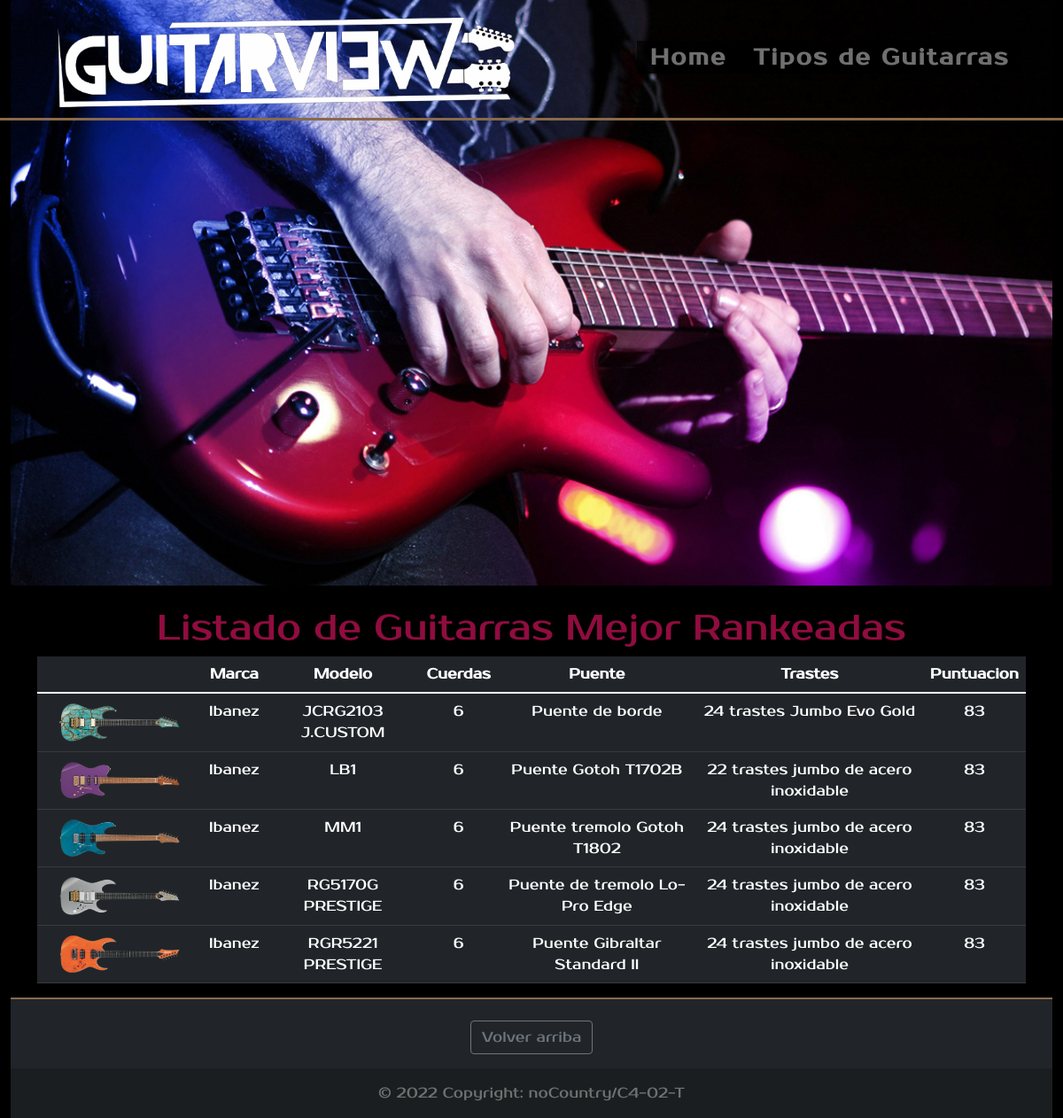
The page / on the database its author committed.
### tables this page shows
CREATE TABLE `guitarras` (
  `id` int(11) NOT NULL,
  `marca` varchar(40) NOT NULL,
  `modelo` varchar(200) NOT NULL,
  `cuerdas` int(11) NOT NULL,
  `puente` varchar(100) NOT NULL,
  `trastes` varchar(200) NOT NULL,
  `escala` int(11) NOT NULL,
  `puntuacion` int(11) NOT NULL,
  `imagen` varchar(200) NOT NULL
);

### index.php (the view, shortened to what this page needs)
<?php
require_once "conexion.php";
?>
<!doctype html>
<html lang="es">
  <head>
    <link href="css/bootstrap.min.css" rel="stylesheet">
    <link href="css/style.css" type="text/css" rel="stylesheet">
  </head>
  <body>
  <div class="container-fluid">
            <header class="borde_nav">
              <a href="index.php"><img src="img/guitarview_SF.png" alt="logo" width="550px"></a>
              <nav>
                <ul>
                  <li><a href="index.php">Home</a></li>
                  <li><a href="caracteristicas.php">Tipos de Guitarras</a></li>
                </ul>
              </nav>
            </header>
    <img src="img/cabecera.jpg" class="img-fluid rounded mx-auto d-block" alt="portada" width="100%">
    <div class="container-fluid col col-12 col-md-12 text-center">
        <div class="container">
          <br><h1 style="color: #900C3F;">Listado de Guitarras Mejor Rankeadas</h1>
          <table class="table table-dark">
            <thead>
              <tr>
                <th scope="col-"></th>
                <th scope="col">Marca</th>
                <th scope="col">Modelo</th>
                <th scope="col">Cuerdas</th>
                <th scope="col">Puente</th>
                <th scope="col">Trastes</th>
                <th scope="col">Puntuacion</th>
              </tr>
            </thead>
            <tbody>
              <?php
                $query = mysqli_query($conn,"CALL top_5();");
                $result = mysqli_num_rows($query);
                if($result > 0)
                {
                  while($datos = mysqli_fetch_array($query))
                  {
                    $foto = 'img/img_guitarras/'.$datos['imagen'];
                  ?>
                  <tr >
                    <td class="col col-2">
                      <div class="container-fluid">
                        <img src="<?php echo $foto; ?>" class="col col-12" alt="">
                      </div>
                    </td>
                    <td><?php echo $datos['marca']; ?></td>
                    <td><?php echo $datos['modelo']; ?></td>
                    <td><?php echo $datos['cuerdas']; ?></td>
                    <td><?php echo $datos['puente']; ?></td>
                    <td><?php echo $datos['trastes']; ?></td>
                    <td><?php echo $datos['puntuacion']; ?></td>
                  </tr>
                  <?php
                  }
                }  ?>
            </tbody>
          </table>
        </div>
    </div>
    <footer class="bg-dark text-center text-white borde_footer">
    <div class="container p-4 pb-0">
      <section class="">
        <a href="#inicio">
          <p class="d-flex justify-content-center align-items-center">
          <button type="button" class="btn btn-outline-secondary">Volver arriba</button>
          </p>
        </a>
      </section>
    </div>
      <div class="text-center p-3 text_footer" style="background-color: rgba(0, 0, 0, 0.2);">
        © 2022 Copyright: noCountry/C4-02-T
      </div>
    </footer>
    </div>
  </body>
</html>

### css/style.css (style rules this page uses)
* { margin: 0; padding: 0; }
body { background-color: rgb(0, 0, 0); font-family: prosto_one; }
.borde_nav { border-bottom: 3px solid #886a4a; padding-top: 1%; }
a { text-decoration: none; }
.borde_footer { border-top: 2px solid #886a4a; color: #707070; }
.text_footer { color: #707070; }
header { position: fixed; top:0; left: 0; width: 100%; display: flex; justify-content: space-around; transition: 0.7s; z-index: 10; }
nav { display: flex; justify-content: center; align-items: center; }
header ul, .navGuitar ul { position: relative; display: flex; justify-content: center; align-items: center; }
header ul li, .navGuitar ul li { list-style: none; text-align: center; background-color: rgba(0, 0, 0, 0.7); }
header ul li a { font-size: 25px; position: relative; transition: 0.7s; margin: 0 15px; color: #707070; letter-spacing: 2px; font-weight: 600; transition: 0.7s; text-decoration: none; }

### rows shown on the page
guitarras: imagen (picture), marca "Ibanez", modelo "JCRG2103 J.CUSTOM", cuerdas "6", puente "Puente de borde", trastes "24 trastes Jumbo Evo Gold", puntuacion "83"
guitarras: imagen (picture), marca "Ibanez", modelo "LB1", cuerdas "6", puente "Puente Gotoh T1702B", trastes "22 trastes jumbo de acero inoxidable", puntuacion "83"
guitarras: imagen (picture), marca "Ibanez", modelo "MM1", cuerdas "6", puente "Puente tremolo Gotoh T1802", trastes "24 trastes jumbo de acero inoxidable", puntuacion "83"
guitarras: imagen (picture), marca "Ibanez", modelo "RG5170G PRESTIGE", cuerdas "6", puente "Puente de tremolo Lo-Pro Edge", trastes "24 trastes jumbo de acero inoxidable", puntuacion "83"
guitarras: imagen (picture), marca "Ibanez", modelo "RGR5221 PRESTIGE", cuerdas "6", puente "Puente Gibraltar Standard II", trastes "24 trastes jumbo de acero inoxidable", puntuacion "83"
